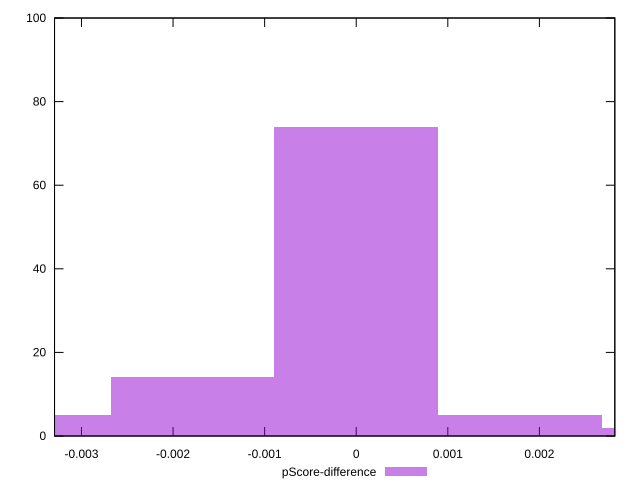

Source code (gnuplot):
reset

$pScoreDifference <<EOF
0 74
0.0017858508303366298 5
-0.0017858508303366298 14
-0.0035717016606732596 5
0.0035717016606732596 2
EOF

set key outside below
set boxwidth 0.0017858508303366298
set xrange [-0.0032941176470588363:0.0028235294117647247]
set yrange [0:100]
set trange [0:100]
set style fill transparent solid 0.5 noborder
set terminal svg size 640, 490 enhanced background rgb 'white'
set output "reprap/uses-rel-preload/samples/pages+cached+noexternal+nomedia+nocss/pScore-difference/histogram.svg"

plot $pScoreDifference title "pScore-difference" with boxes

reset
